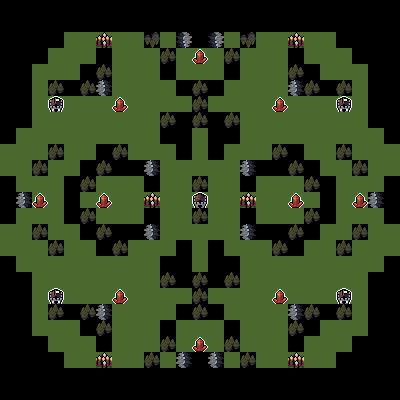

This game map was drawn from its Tiled (.tmx) file and the tilesets committed beside it. A one-line description and the full map source follow:
An orthogonal 25x25 tile map with 16x16 px tiles, 3 tile layers (Tiles, Objects, Metadata).

<map version="1.9" tiledversion="1.9.0" orientation="orthogonal" renderorder="right-down" width="25" height="25" tilewidth="16" tileheight="16" infinite="0" nextlayerid="34" nextobjectid="102">
 <editorsettings>
  <export format="MUD Templates" />
 </editorsettings>
 <tileset firstgid="1" source="../../tilesets/map-maker-tileset.tsx" />
 <group id="17" name="Tiles" offsetx="2.84217e-14" offsety="0">
  <properties>
   <property name="entityLayer" type="bool" value="true" />
  </properties>
  <layer id="2" name="Tiles" width="25" height="25">
   <properties>
    <property name="prototypeLayer" type="bool" value="true" />
   </properties>
   <data encoding="csv">
0,0,0,0,0,0,0,0,0,0,0,0,0,0,0,0,0,0,0,0,0,0,0,0,0,
0,0,0,0,0,0,0,0,0,0,0,0,0,0,0,0,0,0,0,0,0,0,0,0,0,
0,0,0,0,1,1,1,1,1,3221225474,1,3221225475,0,3221225475,1,3221225474,1,1,1,1,1,0,0,0,0,
0,0,0,1,1,1,0,1,1,3221225473,2,3221225473,3221225473,3221225473,2,3221225473,1,1,0,1,1,1,0,0,0,
0,0,1,1,1,0,2,1,1,3221225473,0,3221225473,3221225473,3221225473,0,3221225473,1,1,2,0,1,1,1,0,0,
0,0,1,2,0,2,3,1,1,3221225473,3221225473,0,2,0,3221225473,3221225473,1,1,3,2,0,2,1,0,0,
0,0,1,1,1,1,1,1,1,3221225473,3221225473,3221225473,2,3221225473,3221225473,3221225473,1,1,1,1,1,1,1,0,0,
0,0,1,1,1,1,1,1,1,3221225473,2,0,2,0,2,3221225473,1,1,1,1,1,1,1,0,0,
0,1,1,1,1,1,1,1,1,3221225473,0,0,3221225473,0,0,3221225473,1,1,1,1,1,1,1,1,0,
1,1,1,2,1,1,0,2,1,1,1,0,1,0,1,1,1,2,0,1,1,2,1,1,1,
1,1,2,1,1,0,2,0,0,3,1,1,1,1,1,3,0,0,2,0,1,1,2,1,1,
0,1,1,1,0,2,1,1,1,0,1,1,2,1,1,0,1,1,1,2,0,1,1,1,0,
0,3,1,1,0,1,1,1,1,1,1,1,1,1,1,1,1,1,1,1,0,1,1,3,0,
0,1,1,1,0,2,1,1,1,0,1,1,2,1,1,0,1,1,1,2,0,1,1,1,0,
1,1,2,1,1,0,2,0,0,3,1,1,1,1,1,3,0,0,2,0,1,1,2,1,1,
1,1,1,2,1,1,0,2,1,1,1,0,1,0,1,1,1,2,0,1,1,2,1,1,1,
0,1,1,1,1,1,1,1,1,1,0,0,1,0,0,1,1,1,1,1,1,1,1,1,0,
0,0,1,1,1,1,1,1,1,1,2,0,2,0,2,1,1,1,1,1,1,1,1,0,0,
0,0,1,1,1,1,1,1,1,1,1,1,2,1,1,1,1,1,1,1,1,1,1,0,0,
0,0,1,2,0,2,3,1,1,1,1,0,2,0,1,1,1,1,3,2,0,2,1,0,0,
0,0,1,1,1,0,2,1,1,1,0,1,1,1,0,1,1,1,2,0,1,1,1,0,0,
0,0,0,1,1,1,0,1,1,1,2,1,1,1,2,1,1,1,0,1,1,1,0,0,0,
0,0,0,0,1,1,1,1,1,2,1,3,0,3,1,2,1,1,1,1,1,0,0,0,0,
0,0,0,0,0,0,0,0,0,0,0,0,0,0,0,0,0,0,0,0,0,0,0,0,0,
0,0,0,0,0,0,0,0,0,0,0,0,0,0,0,0,0,0,0,0,0,0,0,0,0
</data>
  </layer>
 </group>
 <group id="15" name="Objects">
  <properties>
   <property name="entityLayer" type="bool" value="true" />
  </properties>
  <layer id="10" name="Objects" width="25" height="25">
   <properties>
    <property name="prototypeLayer" type="bool" value="true" />
   </properties>
   <data encoding="csv">
0,0,0,0,0,0,0,0,0,0,0,0,0,0,0,0,0,0,0,0,0,0,0,0,0,
0,0,0,0,0,0,0,0,0,0,0,0,0,0,0,0,0,0,0,0,0,0,0,0,0,
0,0,0,0,0,0,5,0,0,0,0,0,0,0,0,0,0,0,5,0,0,0,0,0,0,
0,0,0,0,0,0,0,0,0,0,0,0,14,0,0,0,0,0,0,0,0,0,0,0,0,
0,0,0,0,0,0,0,0,0,0,0,0,0,0,0,0,0,0,0,0,0,0,0,0,0,
0,0,0,0,0,0,0,0,0,0,0,0,0,0,0,0,0,0,0,0,0,0,0,0,0,
0,0,0,10,0,0,0,14,0,0,0,0,0,0,0,0,0,14,0,0,0,10,0,0,0,
0,0,0,0,0,0,0,0,0,0,0,0,0,0,0,0,0,0,0,0,0,0,0,0,0,
0,0,0,0,0,0,0,0,0,0,0,0,0,0,0,0,0,0,0,0,0,0,0,0,0,
0,0,0,0,0,0,0,0,0,0,0,0,0,0,0,0,0,0,0,0,0,0,0,0,0,
0,0,0,0,0,0,0,0,0,0,0,0,0,0,0,0,0,0,0,0,0,0,0,0,0,
0,0,0,0,0,0,0,0,0,0,0,0,0,0,0,0,0,0,0,0,0,0,0,0,0,
0,0,14,0,0,0,14,0,0,5,0,0,9,0,0,5,0,0,14,0,0,0,14,0,0,
0,0,0,0,0,0,0,0,0,0,0,0,0,0,0,0,0,0,0,0,0,0,0,0,0,
0,0,0,0,0,0,0,0,0,0,0,0,0,0,0,0,0,0,0,0,0,0,0,0,0,
0,0,0,0,0,0,0,0,0,0,0,0,0,0,0,0,0,0,0,0,0,0,0,0,0,
0,0,0,0,0,0,0,0,0,0,0,0,0,0,0,0,0,0,0,0,0,0,0,0,0,
0,0,0,0,0,0,0,0,0,0,0,0,0,0,0,0,0,0,0,0,0,0,0,0,0,
0,0,0,10,0,0,0,14,0,0,0,0,0,0,0,0,0,14,0,0,0,10,0,0,0,
0,0,0,0,0,0,0,0,0,0,0,0,0,0,0,0,0,0,0,0,0,0,0,0,0,
0,0,0,0,0,0,0,0,0,0,0,0,0,0,0,0,0,0,0,0,0,0,0,0,0,
0,0,0,0,0,0,0,0,0,0,0,0,14,0,0,0,0,0,0,0,0,0,0,0,0,
0,0,0,0,0,0,5,0,0,0,0,0,0,0,0,0,0,0,5,0,0,0,0,0,0,
0,0,0,0,0,0,0,0,0,0,0,0,0,0,0,0,0,0,0,0,0,0,0,0,0,
0,0,0,0,0,0,0,0,0,0,0,0,0,0,0,0,0,0,0,0,0,0,0,0,0
</data>
  </layer>
  <layer id="33" name="Metadata" width="25" height="25">
   <properties>
    <property name="prototypeLayer" type="bool" value="true" />
   </properties>
   <data encoding="csv">
0,0,0,0,0,0,0,0,0,0,0,0,0,0,0,0,0,0,0,0,0,0,0,0,0,
0,0,0,0,0,0,0,0,0,0,0,0,0,0,0,0,0,0,0,0,0,0,0,0,0,
0,0,0,0,0,0,0,0,0,0,0,0,0,0,0,0,0,0,0,0,0,0,0,0,0,
0,0,0,0,0,0,0,0,0,0,0,0,0,0,0,0,0,0,0,0,0,0,0,0,0,
0,0,0,0,0,0,0,0,0,0,0,0,0,0,0,0,0,0,0,0,0,0,0,0,0,
0,0,0,0,0,0,0,0,0,0,0,0,0,0,0,0,0,0,0,0,0,0,0,0,0,
0,0,0,0,0,0,0,0,0,0,0,0,0,0,0,0,0,0,0,0,0,0,0,0,0,
0,0,0,0,0,0,0,0,0,0,0,0,0,0,0,0,0,0,0,0,0,0,0,0,0,
0,0,0,0,0,0,0,0,0,0,0,0,0,0,0,0,0,0,0,0,0,0,0,0,0,
0,0,0,0,0,0,0,0,0,0,0,0,0,0,0,0,0,0,0,0,0,0,0,0,0,
0,0,0,0,0,0,0,0,0,0,0,0,0,0,0,0,0,0,0,0,0,0,0,0,0,
0,0,0,0,0,0,0,0,0,0,0,0,0,0,0,0,0,0,0,0,0,0,0,0,0,
0,0,0,0,0,0,0,0,0,0,0,0,0,0,0,0,0,0,0,0,0,0,0,0,0,
0,0,0,0,0,0,0,0,0,0,0,0,0,0,0,0,0,0,0,0,0,0,0,0,0,
0,0,0,0,0,0,0,0,0,0,0,0,0,0,0,0,0,0,0,0,0,0,0,0,0,
0,0,0,0,0,0,0,0,0,0,0,0,0,0,0,0,0,0,0,0,0,0,0,0,0,
0,0,0,0,0,0,0,0,0,0,0,0,0,0,0,0,0,0,0,0,0,0,0,0,0,
0,0,0,0,0,0,0,0,0,0,0,0,0,0,0,0,0,0,0,0,0,0,0,0,0,
0,0,0,0,0,0,0,0,0,0,0,0,0,0,0,0,0,0,0,0,0,0,0,0,0,
0,0,0,0,0,0,0,0,0,0,0,0,0,0,0,0,0,0,0,0,0,0,0,0,0,
0,0,0,0,0,0,0,0,0,0,0,0,0,0,0,0,0,0,0,0,0,0,0,0,0,
0,0,0,0,0,0,0,0,0,0,0,0,0,0,0,0,0,0,0,0,0,0,0,0,0,
0,0,0,0,0,0,0,0,0,0,0,0,0,0,0,0,0,0,0,0,0,0,0,0,0,
0,0,0,0,0,0,0,0,0,0,0,0,0,0,0,0,0,0,0,0,0,0,0,0,0,
0,0,0,0,0,0,0,0,0,0,0,0,0,0,0,0,0,0,0,0,0,0,0,0,0
</data>
  </layer>
  <objectgroup id="18" name="Portals" />
 </group>
</map>
